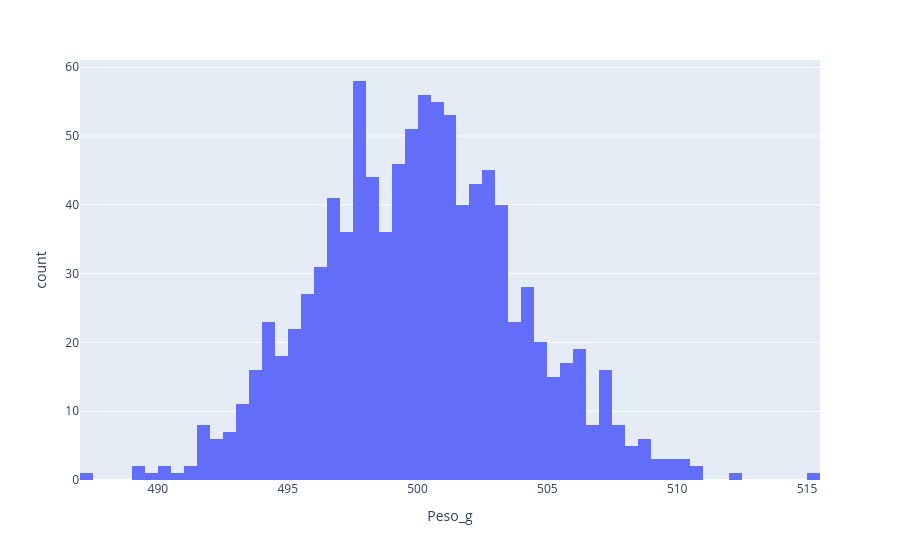

Source (notebook cell):
### Code cell
fig = px.histogram(df_cafe, x='Peso_g', nbins=100)
fig.show()

### Figure 1 — Plotly figure (JSON) as saved in the notebook; plotly's stock layout.template omitted (floating-point values rounded to 4 significant figures; data arrays with more than 128 entries replaced by an {"elided": "..."} marker saying what was removed)
{"data": [{"bingroup": "x", "hovertemplate": "Peso_g=%{x}<br>count=%{y}<extra></extra>", "legendgroup": "", "marker": {"color": "#636efa", "pattern": {"shape": ""}}, "name": "", "nbinsx": 100, "orientation": "v", "showlegend": false, "type": "histogram", "x": {"elided": "1000 float values"}, "xaxis": "x", "yaxis": "y"}], "layout": {"barmode": "relative", "legend": {"tracegroupgap": 0}, "margin": {"t": 60}, "xaxis": {"anchor": "y", "domain": [0, 1], "title": {"text": "Peso_g"}}, "yaxis": {"anchor": "x", "domain": [0, 1], "title": {"text": "count"}}}}
